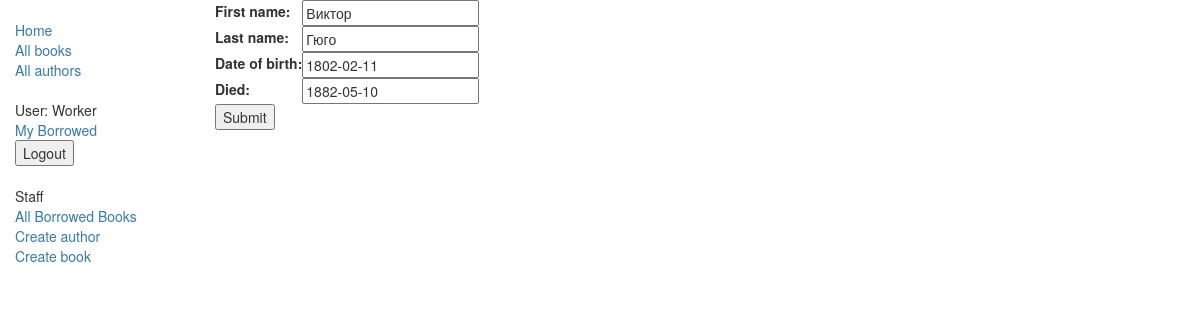
/catalog/author/1/update/ (signed in), run on the app's committed database.
### catalog/models.py (models this page shows, shortened)
class Author(models.Model):
    first_name = models.CharField(max_length=100)
    last_name = models.CharField(max_length=100)
    date_of_birth = models.DateField(null=True, blank=True)
    date_of_death = models.DateField('Died', null=True, blank=True)

### catalog/views.py (the view)
# urls.py: re_path(r'^author/(?P<pk>\d+)/update/$', views.AuthorUpdate.as_view(), name='author_update'),
class AuthorUpdate(PermissionRequiredMixin, UpdateView):
    permission_required = 'catalog.change_author'
    model = Author
    fields = ['first_name', 'last_name', 'date_of_birth', 'date_of_death']

### catalog/templates/catalog/author_form.html (shortened to what this page needs)
{% extends "catalog/base_generic.html" %}
{% block content %}
  <form action="" method="post">
      <table>
      {{ form.as_table }}
      </table>
      <input type="submit" value="Submit" />
  </form>
{% endblock %}

### catalog/templates/catalog/base_generic.html (shortened to what this page needs)
<!Doctype html>
<html lang="en">
  <head>
    <link
      rel="stylesheet"
      href="https://maxcdn.bootstrapcdn.com/bootstrap/3.3.7/css/bootstrap.min.css" />
    {% load static %}
    <link rel="stylesheet" href="{% static 'catalog/css/styles.css' %}" />
  </head>
  <body>
    <div class="container-fluid">
      <div class="row">
        <div class="col-sm-2">
          {% block sidebar %}
            <ul class="sidebar-nav">
              <li><a href="{% url 'index' %}">Home</a></li>
              <li><a href="{% url 'books' %}">All books</a></li>
              <li><a href="{% url 'authors' %}">All authors</a></li>
            </ul>
            {% if user.is_authenticated %}
            <ul class="sidebar-nav">
              <li>User: {{ user.get_username }}</li>
              <li><a href="{% url 'my-borrowed' %}">My Borrowed</a></li>
              <form method="post" action="{% url 'logout' %}" style="display: inline;">
                <button type="submit">Logout</button>
              </form>
            {% else %}
            <li><a href="{% url 'login'%}?next={{request.path}}">Login</a></li>
            </ul>
            {% endif %}
              {% if perms.catalog.can_mark_returned %}
                <ul class="sidebar-nav">
                  <li>Staff</li>
                  <li><a href="{% url 'all-borrowed' %}">All Borrowed Books</a></li>
                  <li><a href="{% url 'author_create' %}">Create author</a></li>
                  <li><a href="{% url 'book_create' %}">Create book</a></li>
                </ul>
              {% endif %}
          {% endblock %}
        </div>
        <div class="col-sm-10 ">{% block content %}{% endblock %}
        </div>
      </div>
    </div>
  </body>
</html>

### catalog/static/catalog/css/styles.css (style rules this page uses)
.sidebar-nav { margin-top: 20px; padding: 0; list-style: none; }

### data on the page
Author: first_name "Виктор", last_name "Гюго", date_of_birth "1802-02-11", date_of_death "1882-05-10"

### other printed values
{{ user.get_username }} "Worker"
